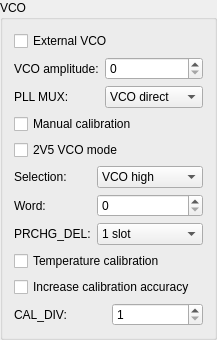
      <widget class="QGroupBox" name="groupBox_7">
       <property name="title">
        <string>VCO</string>
       </property>
       <layout class="QVBoxLayout" name="verticalLayout_8">
        <item>
         <widget class="QCheckBox" name="EXT_VCO_EN">
          <property name="text">
           <string>External VCO</string>
          </property>
         </widget>
        </item>
        <item>
         <layout class="QFormLayout" name="formLayout_6">
          <item row="0" column="0">
           <widget class="QLabel" name="label_21">
            <property name="text">
             <string>VCO amplitude:</string>
            </property>
           </widget>
          </item>
          <item row="0" column="1">
           <widget class="QSpinBox" name="VCO_AMP">
            <property name="maximum">
             <number>15</number>
            </property>
           </widget>
          </item>
          <item row="1" column="0">
           <widget class="QLabel" name="label_34">
            <property name="text">
             <string>PLL MUX:</string>
            </property>
           </widget>
          </item>
          <item row="1" column="1">
           <widget class="QComboBox" name="PLL_MUX_DIV">
            <item>
             <property name="text">
              <string>VCO direct</string>
             </property>
            </item>
            <item>
             <property name="text">
              <string>VCO divided</string>
             </property>
            </item>
           </widget>
          </item>
         </layout>
        </item>
        <item>
         <widget class="QCheckBox" name="MAN_CALB_EN">
          <property name="text">
           <string>Manual calibration</string>
          </property>
         </widget>
        </item>
        <item>
         <widget class="QCheckBox" name="VCO_2V5_MODE">
          <property name="text">
           <string>2V5 VCO mode</string>
          </property>
         </widget>
        </item>
        <item>
         <layout class="QFormLayout" name="formLayout_5">
          <item row="0" column="0">
           <widget class="QLabel" name="label_7">
            <property name="text">
             <string>Selection:</string>
            </property>
           </widget>
          </item>
          <item row="0" column="1">
           <widget class="QComboBox" name="VCO_SEL">
            <item>
             <property name="text">
              <string>VCO high</string>
             </property>
            </item>
            <item>
             <property name="text">
              <string>VCO low</string>
             </property>
            </item>
            <item>
             <property name="text">
              <string>VCO mid</string>
             </property>
            </item>
            <item>
             <property name="text">
              <string>VCO low</string>
             </property>
            </item>
           </widget>
          </item>
          <item row="1" column="0">
           <widget class="QLabel" name="label_8">
            <property name="text">
             <string>Word:</string>
            </property>
           </widget>
          </item>
          <item row="1" column="1">
           <widget class="QSpinBox" name="VCO_WORD">
            <property name="maximum">
             <number>31</number>
            </property>
           </widget>
          </item>
          <item row="2" column="0">
           <widget class="QLabel" name="label_9">
            <property name="text">
             <string>PRCHG_DEL:</string>
            </property>
           </widget>
          </item>
          <item row="2" column="1">
           <widget class="QComboBox" name="PRCHG_DEL">
            <item>
             <property name="text">
              <string>1 slot</string>
             </property>
            </item>
            <item>
             <property name="text">
              <string>2 slots</string>
             </property>
            </item>
            <item>
             <property name="text">
              <string>3 slots</string>
             </property>
            </item>
            <item>
             <property name="text">
              <string>4 slots</string>
             </property>
            </item>
           </widget>
          </item>
         </layout>
        </item>
        <item>
         <widget class="QCheckBox" name="CAL_TEMP_COMP">
          <property name="text">
           <string>Temperature calibration</string>
          </property>
         </widget>
        </item>
        <item>
         <widget class="QCheckBox" name="CAL_ACC_EN">
          <property name="text">
           <string>Increase calibration accuracy</string>
          </property>
         </widget>
        </item>
        <item>
         <layout class="QHBoxLayout" name="horizontalLayout_8">
          <item>
           <widget class="QLabel" name="label_10">
            <property name="text">
             <string>CAL_DIV:</string>
            </property>
           </widget>
          </item>
          <item>
           <widget class="QSpinBox" name="CAL_DIV">
            <property name="minimum">
             <number>1</number>
            </property>
            <property name="maximum">
             <number>511</number>
            </property>
           </widget>
          </item>
         </layout>
        </item>
       </layout>
      </widget>
